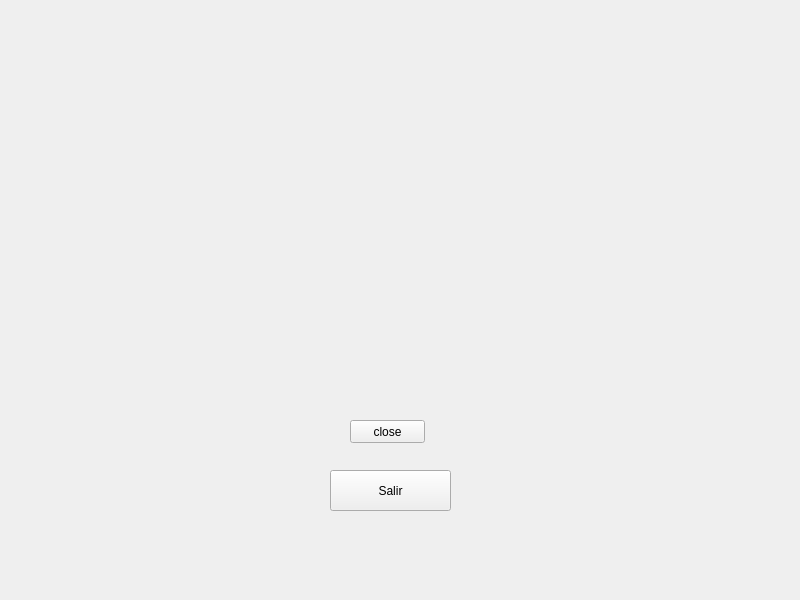
<?xml version="1.0" encoding="UTF-8"?>
<ui version="4.0">
 <class>Demo</class>
 <widget class="QWidget" name="Demo">
  <property name="geometry">
   <rect>
    <x>0</x>
    <y>0</y>
    <width>800</width>
    <height>600</height>
   </rect>
  </property>
  <property name="windowTitle">
   <string>Demo</string>
  </property>
  <widget class="QPushButton" name="btn_exit">
   <property name="geometry">
    <rect>
     <x>330</x>
     <y>470</y>
     <width>121</width>
     <height>41</height>
    </rect>
   </property>
   <property name="text">
    <string>Salir</string>
   </property>
  </widget>
  <widget class="QPushButton" name="btn_close">
   <property name="geometry">
    <rect>
     <x>350</x>
     <y>420</y>
     <width>75</width>
     <height>23</height>
    </rect>
   </property>
   <property name="text">
    <string>close</string>
   </property>
  </widget>
 </widget>
 <resources/>
 <connections/>
</ui>
